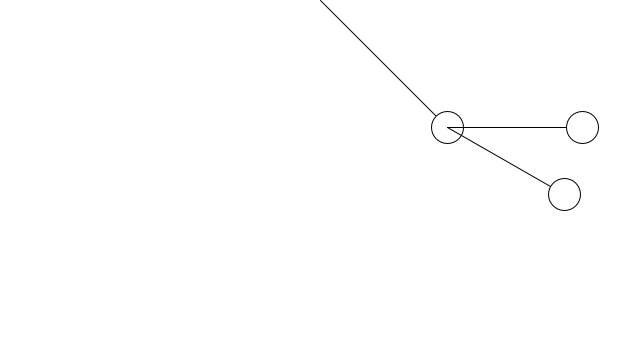
Frame 1 (no input)
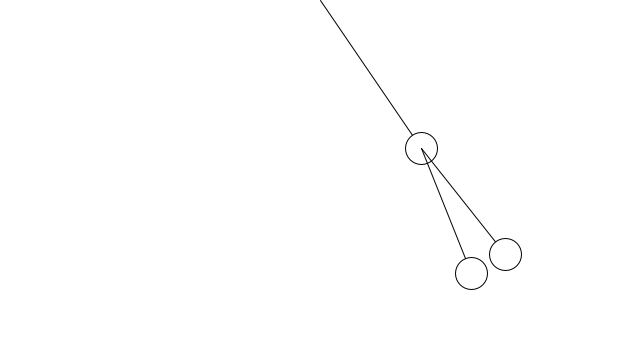
Frame 60 (the mouse pressed at the canvas centre just before this capture)
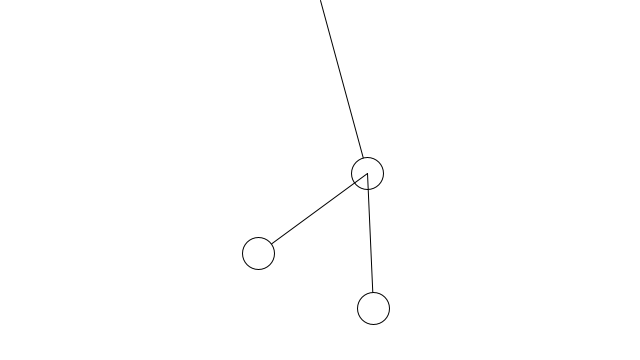
Frame 120 (the mouse held since frame 60 and released just before this capture)

The Processing sketch that drew these frames (run headless with seeded random() and noise(); from frame 60 on, the mouse is pressed at the canvas centre):

// Processing sketch: MultiPendulums
// ── MultiPendulums.pde
PVector origin;
PVector bob;
float len;

float angle = PI/4;
float aVel = 0;
float aAcc = 0;

Pendulum p, p2, p3;



void setup(){
  size(640, 360);
  
  p = new Pendulum(new PVector(width/2, 0), 180f, PI/4);
  p2 = new Pendulum(new PVector(width/2, 0), 135f, PI/2);
  p3 = new Pendulum(new PVector(width/2, 0), 135f, PI/3);
}

void draw(){
  
  background(255);
  
  p.update();
  
  p2.origin = p.bob;
  p3.origin = p.bob;
  p2.update();
  p3.update();
}

  
// ── Pendulum.pde
class Pendulum{

  PVector origin;
  PVector bob;
  float len;
  
  float angle;
  float aVel = 0;
  float aAcc = 0;

  Pendulum(PVector origin, float len, float a){
    this.origin = origin;
    this.bob = new PVector(origin.x, origin.y+len);
    this.len = len;
    this.angle = a;
  }
  
  void update(){
    
    bob.x = origin.x+len*sin(angle);
    bob.y = origin.y+len*cos(angle);
    
    line(origin.x, origin.y, bob.x, bob.y);
    ellipse(bob.x, bob.y, 32, 32);
    
    aAcc = -0.01 * sin(angle);
    
    angle += aVel;
    aVel += aAcc;
    
    aVel *= 0.99;
  }
  
  
    
}
